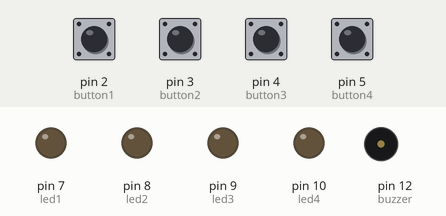
Simulated run of this sketch. Board: Arduino Uno, built with avr-gcc and run on an emulated ATmega328P. On the bench: output pins drawn as LEDs (lit = HIGH), buzzer (waves = sounding). Dashed ring = blinking. The test bench sets the inputs (shaded band); at power-on: pin 2 (button1), pin 3 (button2), pin 4 (button3), pin 5 (button4) LOW. Random numbers use the default seed unless the sketch sets one.

Above: at 1.5 s.
1.6 s: pin 2 (button1) pulled HIGH for 0.15 s
At 1.87 s:
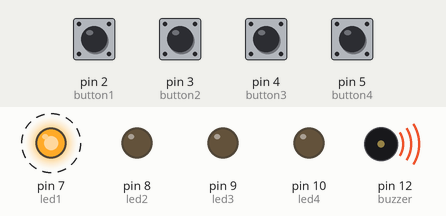
4.6 s: pin 3 (button2) pulled HIGH for 0.15 s
At 5.68 s:
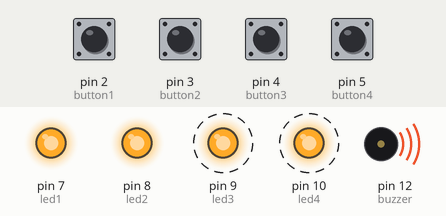
7.6 s: pin 4 (button3) pulled HIGH for 1 s
At 8.1 s:
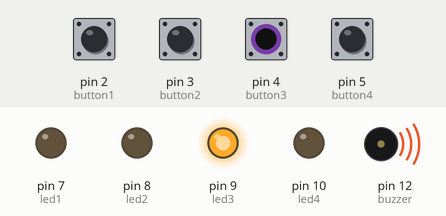
10.6 s: pin 5 (button4) pulled HIGH for 1 s
At 11.4 s:
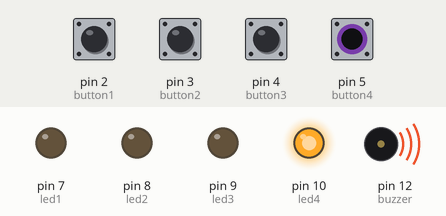
14.6 s: pin 5 (button4) pulled HIGH for 0.15 s
At 15.68 s:
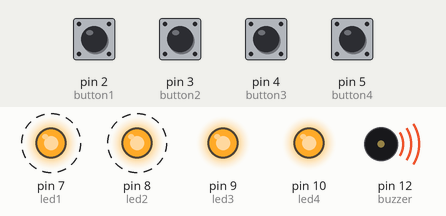
17.6 s: pin 2 (button1) pulled HIGH for 1 s
At 18.92 s:
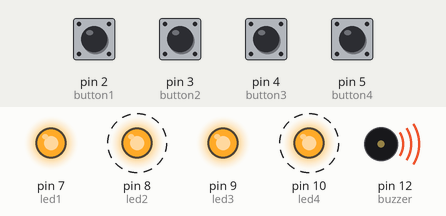
Timing chart, 0 to 21.6 s (numbered marks = the images above; inputs shaded):
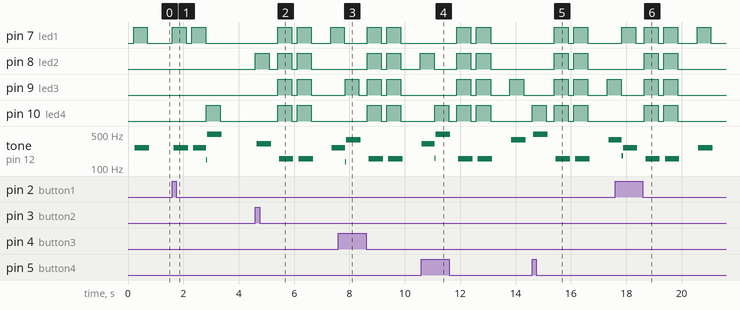

The sketch:

sketch_feb17a.ino
```cpp
/*  Creation Crate Memory Game
  Match the pattern of the LEDs!
  Each time you get the pattern right, it gets longer and faster.
  The game resets when you make a mistake.

  Step 1: Create Constant Variables
  Constant variables have static values. Once you set their values, you can’t change them */

const int button1 = 2;
const int button2 = 3;
const int button3 = 4;
const int button4 = 5;
// These values are the pins on the UNO R3 (Arduino-compatible) that the buttons connect to.

const int led1 = 7; // Yellow LED
const int led2 = 8; // Green LED
const int led3 = 9; // Red LED
const int led4 = 10; // Blue LED
// These values are the pins on the UNO R3 (Arduino-compatible) that the LEDs connect to.

const int buzzer = 12;
// This is the buzzer to UNO R3 (Arduino-compatible) connection.

const int tones[] = {1900, 1600, 1300, 1000, 3200};
// These are the tones used for the buzzer using Hertz (Hz).

// Step 2: Create User Defined Variables

int buttonState[] = {0, 0, 0, 0}; //  Current state of button.
int lastButtonState[] = {0, 0, 0, 0}; // Previous state of button.
int buttonCounter[] = {0, 0, 0, 0};
// These arrays hold 4 values that can either be 1 (button pressed) or 0 (button not pressed).
int gameOn = 0; // A new game or level starts when gameOn is 0.
int wait = 0; // This is used to tell the game to wait until the user inputs a pattern.
int currentLevel = 1;
// This is the current game level and the number of button presses to make it to the next level.
int dlay = 500;
// This is the amount of time to wait for the next button press (0.5 seconds).
int ledTime = 500;
// This is the amount of time each LED will flash when the corresponding button is pressed (0.5 seconds).
int n_levels = 10;
// This is the number of levels until the game is won - at which point, the game will get faster.
int pinAndTone = 0; // This variable will be used to determine which LED to turn and its corresponding buzzer tone.
int correct = 0;
// This value must become 1 to go to the next level.
int speedFactor = 5;
// This is the speed of the game. It increases every time a level is beaten.
int ledDelay = 200;
// This is the amount of time taken before the next LED in the pattern lights up (0.2 seconds). This will decrease every time a level is beaten.

// Step 3: Create a function to play tones on the buzzer

void playTone(int tone, int duration) {
  for (long i = 0; i < duration * 1000L; i += tone * 2) {
    digitalWrite(buzzer, HIGH); // Turns the buzzer on.
    delayMicroseconds(tone); // Creates the tone of the buzzer.
    digitalWrite(buzzer, LOW); // Turns the buzzer off.
    delayMicroseconds(tone);
  }
}

// Step 4: Initialize the inputs and outputs
// Here, we’re telling the UNO R3 (Arduino-compatible) that buttons are inputs and LEDs and the buzzer are outputs.

void setup() {
  randomSeed(analogRead(0)); // Used to generate random numbers.
  pinMode(button1, INPUT);
  pinMode(button2, INPUT);
  pinMode(button3, INPUT);
  pinMode(button4, INPUT);
  // Initialize inputs.

  pinMode(led1, OUTPUT);
  pinMode(led2, OUTPUT);
  pinMode(led3, OUTPUT);
  pinMode(led4, OUTPUT);
  pinMode(buzzer, OUTPUT);
  // Initialize outputs.
}

// Step 5: Create the game loop
// This is where the game runs!

void loop() {

  int n_array[n_levels];
  // n_array will store the randomized game pattern.
  int u_array[n_levels];
  // u_array will store the pattern input by the user.

  int i;
  if (gameOn == 0) { // Only triggers if it’s a new game or level.
    for (i = 0; i < n_levels; i = i + 1) {
      n_array[i] = 0;
      u_array[i] = 0;
      n_array[i] = random(0, 4);
      // Saves the number in n_array to generate a random pattern.
    }
    gameOn = 1; // This tells the game to run!
  }

  if (wait == 0) { // Triggers if no action is required from the user.
    delay (200);
    i = 0;
    for (i = 0; i < currentLevel; i = i + 1) {
      ledDelay = ledTime / (1 + (speedFactor / n_levels) * (currentLevel - 1));
      pinAndTone = n_array[i];
      digitalWrite(pinAndTone + 7, HIGH);
      playTone(tones[pinAndTone ], ledDelay);
      digitalWrite(pinAndTone + 7, LOW);
      delay(100 / speedFactor);
      // This "for loop" shows the user the current game pattern.
    }
    wait = 1;
    // This puts the game on hold until the user enters a pattern.
  }

  i = 0;
  int buttonChange = 0;
  // buttonChange will be used to detect when a button is pressed.
  int j = 0;
  // ‘j’ is the current position in the pattern.
  while (j < currentLevel) {
    while (buttonChange == 0) {
      for (i = 0; i < 4; i = i + 1) {
        buttonState[i] = digitalRead(i + 2);
        buttonChange += buttonState[i];
        // This loop determines which button is pressed by the user.
      }
    }

    for (i = 0; i < 4; i = i + 1) {
      if (buttonState[i] == HIGH) {
        digitalWrite(i + 7, HIGH);
        playTone(tones[i], ledTime);
        digitalWrite(i + 7, LOW);
        // This turns on the corresponding LED to the button pressed, and calls the function "playTone" to play the corresponding sound on the buzzer.
        wait = 0;
        u_array[j] = i; // This stores the user’s input to be matched against the game pattern.
        buttonState[i] = LOW;
        buttonChange = 0;
        // This resets the button.
      }
    }

    if (u_array[j] == n_array[j]) {
      j++;
      correct = 1;
    }
    else {
      correct = 0;
      i = 4;
      j = currentLevel;
      wait = 0;
      // This section checks if the button pressed by the user matches the game pattern.
    }
  }

  if (correct == 0) {
    delay(300);
    i = 0;
    gameOn = 0;
    currentLevel = 1;
    // If the user makes a mistake, these variables will be reset so that the game starts over.

    for (i = 0; i < 4; i = i + 1) {
      digitalWrite(i + 7, HIGH);
    }
    playTone(tones[4], ledTime);
    for (i = 0; i < 4; i = i + 1) {
      digitalWrite(i + 7, LOW);
    }
    delay (200);
    for (i = 0; i < 4; i = i + 1) {
      digitalWrite(i + 7, HIGH);
    }
    playTone(tones[4], ledTime);
    for (i = 0; i < 4; i = i + 1) {
      digitalWrite(i + 7, LOW);
    }
    delay(500);
    gameOn = 0;
  }
  // This "for loop" makes all of the LEDs blink twice and the buzzer beep twice when the user makes a mistake and loses the game.

  if (correct == 1) {
    currentLevel++;
    wait = 0;
  }
  // If the user gets the sequence right, the game goes up one level.

  if (currentLevel == n_levels) {
    delay(500);
    int notes[] = {2, 2, 2, 2, 0, 1, 2, 1, 2};
    int note = 0;
    int tempo[] = {200, 200, 200, 400, 400, 400, 200, 200, 600};
    int breaks[] = {100, 100, 100, 200, 200, 200, 300, 100, 200};
    for (i = 0; i < 9; i = i + 1) {
      note = notes[i];
      digitalWrite(note + 7, HIGH);
      playTone(tones[note], tempo[i]);
      digitalWrite(note + 7, LOW);
      delay(breaks[i]);
    } // This section plays the victory song if the game is beaten.

    gameOn = 0;
    currentLevel = 1;
    n_levels = n_levels + 2;
    // This adds two more levels to game.
    speedFactor += 1;
    // This increases the speed factor by 1.
  }
  // This section only activates when the game is beaten.
}
```

Measured:
- after the input at 1.6 s, pin 7 (led1): alternates HIGH for 0.50 s and LOW for 0.20 s, 4 changes in all, then stays LOW, starting at once; pin 10 (led4): LOW → HIGH after 1.2 s, → LOW 0.50 s later; tone on pin 12 (buzzer): plays 263 Hz for 0.52 s, 263 Hz for 0.48 s, 147 Hz for 0.04 s, 498 Hz for 0.52 s, starting after 0.05 s
- after the input at 4.6 s, pin 7 (led1): goes HIGH 0.51 s, LOW 0.20 s, HIGH 0.51 s, LOW 0.70 s, then HIGH, starting after 0.80 s; pin 8 (led2): goes HIGH 0.50 s, LOW 0.30 s, HIGH 0.51 s, LOW 0.20 s, HIGH 0.51 s, then LOW, starting at once
- after the input at 7.6 s, pin 8 (led2): goes HIGH 0.51 s, LOW 0.20 s, HIGH 0.51 s, LOW 0.70 s, then HIGH, starting after 1.0 s; pin 9 (led3): goes HIGH 0.50 s, LOW 0.30 s, HIGH 0.51 s, LOW 0.20 s, HIGH 0.51 s, then LOW, starting after 0.24 s; pin 10 (led4): alternates HIGH for 0.51 s and LOW for 0.20 s, starting after 1.0 s
- after the input at 10.6 s, pin 7 (led1): alternates HIGH for 0.51 s and LOW for 0.20 s, 4 changes in all, then stays LOW, starting after 1.3 s; pin 9 (led3): goes HIGH 0.51 s, LOW 0.20 s, HIGH 0.51 s, LOW 0.70 s, HIGH 0.50 s, then LOW, starting after 1.3 s
- after the input at 14.6 s, pin 7 (led1), pin 8 (led2): alternates HIGH for 0.51 s and LOW for 0.20 s, starting after 0.80 s
- after the input at 17.6 s, pin 7 (led1): LOW → HIGH after 0.24 s, → LOW 0.50 s later, → HIGH 0.30 s later, → LOW 0.51 s later, … (8 changes in this stretch); pin 8 (led2), pin 10 (led4): alternates HIGH for 0.51 s and LOW for 0.20 s, 4 changes in all, then stays LOW, starting after 1.0 s
